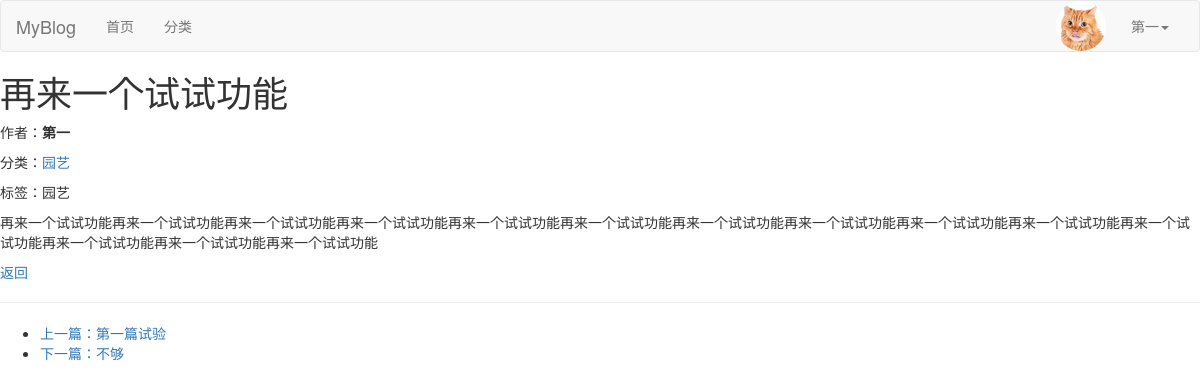
Page /post/2/ (signed in) on the committed database.
### users/models.py (models this page shows, shortened)
class UserProfile(models.Model):
    USER_GENDER_TYPE = (
        ('male','男'),
        ('female','女'),
    )
    owner = models.OneToOneField(User, on_delete=models.CASCADE, verbose_name='用户')
    nickname=models.CharField(verbose_name='昵称',max_length=23,blank=True,null=True)
    birthday=models.DateTimeField(verbose_name='生日',blank=True,null=True)
    gender=models.CharField(verbose_name='性别', choices=USER_GENDER_TYPE,max_length=6,default='male')
    image=models.ImageField(verbose_name='用户头像',upload_to=user_avatar_upload_to,default='image/default.jpg',max_length=255)
    desc=models.TextField(verbose_name='个人简介',max_length=200,blank=True,default='')
    signature=models.CharField(verbose_name='个性签名',max_length=50,blank=True,default='')

### blog/models.py (models this page shows, shortened)
class Post(models.Model):
    DRAFT = 'draft'
    PUBLISHED = 'published'
    STATUS_CHOICES = [
        (DRAFT, '草稿'),
        (PUBLISHED, '已发布'),
    ]
    title = models.CharField(max_length=61, verbose_name="文章标题")
    desc = models.TextField(max_length=200, blank=True, default="", verbose_name="文章描述")
    category = models.ForeignKey(Category, on_delete=models.CASCADE, verbose_name="分类")
    content = models.TextField(verbose_name="文章详情")
    tags = models.ForeignKey(Tag, on_delete=models.CASCADE, verbose_name="文章标签")
    owner = models.ForeignKey(User, on_delete=models.CASCADE, verbose_name="作者")
    add_date = models.DateTimeField(auto_now_add=True, verbose_name="添加时间")
    pub_date = models.DateTimeField(auto_now=True, verbose_name="修改时间")
    status = models.CharField(max_length=10, choices=STATUS_CHOICES, default=DRAFT, verbose_name="状态")
    class Meta:
        verbose_name = "文章"
        verbose_name_plural = verbose_name

class Category(models.Model):
    name = models.CharField(max_length=32, verbose_name="分类名称")
    desc = models.TextField(max_length=200, blank=True, default="", verbose_name="分类描述")
    add_date = models.DateTimeField(auto_now_add=True, verbose_name="添加时间")
    pub_date = models.DateTimeField(auto_now_add=True, verbose_name="修改时间")
    class Meta:
        verbose_name="博客分类"
        verbose_name_plural = verbose_name

class Tag(models.Model):
    name = models.CharField(max_length=10, verbose_name="文章标签")
    add_date = models.DateTimeField(auto_now_add=True, verbose_name="添加时间")
    pub_date = models.DateTimeField(auto_now_add=True, verbose_name="修改时间")
    class Meta:
        verbose_name = "文章标签"
        verbose_name_plural = verbose_name

### blog/views.py (the view)
# urls.py: path('post/<int:post_id>/', views.post_detail, name='post_detail'),
def post_detail(request, post_id):
    post = get_object_or_404(Post, id=post_id)
    prev_post = Post.objects.filter(id__lt=post_id).order_by('-id').first()
    next_post = Post.objects.filter(id__gt=post_id).order_by('id').first()
    previous_url = request.META.get('HTTP_REFERER', None)
    return render(request, 'post_detail.html', {
        'post': post,
        'prev_post': prev_post,
        'next_post': next_post,
        'previous_url': previous_url,
    })

### blog/templates/post_detail.html (shortened to what this page needs)
{% extends 'base.html' %}
{% load static %}
{% block content %}
    <article>
        <header>
            <h1>{{ post.title }}</h1>
            <p>作者：<strong>{{ post.owner.username }}</strong></p>
            <p>分类：<a href="{% url 'blog:category_detail' post.category.id %}">{{ post.category.name }}</a></p>
            <p>标签：<span>{{ post.tags.name }}</span></p>
        </header>
        <section>
            <p>{{ post.content }}</p>
        </section>
        <footer>
            <a href="{{ previous_url|default:'#' }}">返回</a>
        </footer>
    </article>
    <hr>
    <nav aria-label="文章导航">
        <ul class="post-navigation">
            <li>
                {% if prev_post %}
                    <a href="{% url 'blog:post_detail' prev_post.id %}" class="prev-post">上一篇：{{ prev_post.title }}</a>
                {% else %}
                    <span class="no-prev-post">已经是第一篇文章了</span>
                {% endif %}
            </li>
            <li>
                {% if next_post %}
                    <a href="{% url 'blog:post_detail' next_post.id %}" class="next-post">下一篇：{{ next_post.title }}</a>
                {% else %}
                    <span class="no-next-post">已经是最后一篇文章了</span>
                {% endif %}
            </li>
        </ul>
    </nav>
{% endblock %}

### blog/templates/base.html (shortened to what this page needs)
{% load static %}
<!DOCTYPE html>
<html lang="en">
<head>
    <link rel="stylesheet" href="{% static 'plugin/bootstrap/css/bootstrap.css' %}">
    <link rel="stylesheet" href="{% static 'plugin/font-awesome/css/font-awesome.min.css' %}">
</head>
<body>
<nav class="navbar navbar-default">
    <div class="container-fluid">
        <div class="navbar-header">
            <a class="navbar-brand" href="#">MyBlog</a>
        </div>
        <div class="collapse navbar-collapse" id="bs-example-navbar-collapse-1">
            <ul class="nav navbar-nav">
                <li><a href="{% url 'blog:index' %}">首页<span class="sr-only">(current)</span></a></li>
                <li><a href="{% url 'blog:category_list' %}">分类</a></li>
            </ul>
            <ul class="nav navbar-nav navbar-right">
    {% if request.user.is_authenticated %}
        <li class="user-avatar">
            <img src="{{ request.user.userprofile.image.url }}" alt="User Avatar" class="avatar-img">
        </li>
        <li class="dropdown">
            <a href="#" class="dropdown-toggle" data-toggle="dropdown" role="button" aria-haspopup="true"
               aria-expanded="false">
               {{ request.user.username }}<span class="caret"></span>
            </a>
        </li>
    {% else %}
        <li><a href="{% url 'users:login' %}">登录</a></li>
        <li><a href="{% url 'users:register' %}" target="_blank">注册</a></li>
    {% endif %}
</ul>
        </div>
    </div>
</nav>
{% block content %}{% endblock %}
</body>
</html>

### blog/templates/base.html (style rules this page uses)
.user-avatar { display: inline-block; vertical-align: middle; margin-right: 10px; }
.avatar-img { width: 50px; height: 50px; border-radius: 50%; object-fit: cover; }

### rows in the picture
Post: title "再来一个试试功能", owner.username "第一", category.name "园艺", tags.name "园艺", content "再来一个试试功能再来一个试试功能再来一个试试功能再来一个试试功能再来一个试试功能再来一个试试功能再来一个试试功能再来一个试试功能再来一个试试功能再来一个试试功能再来一个试试功能再来一个试试功能再来一个试试功能再来一个试试功能"
Post: title "第一篇试验"
Post: title "不够"

### other values in the picture
{{ request.user.username }} "第一"
